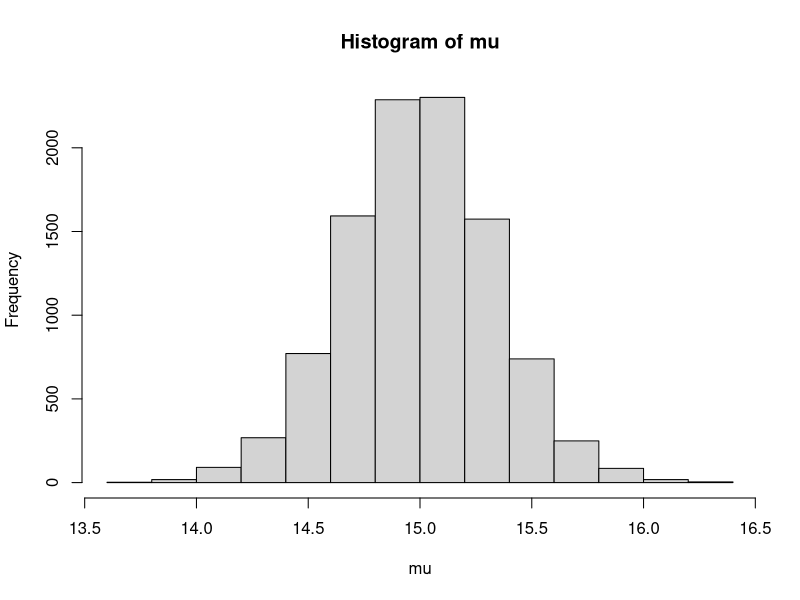
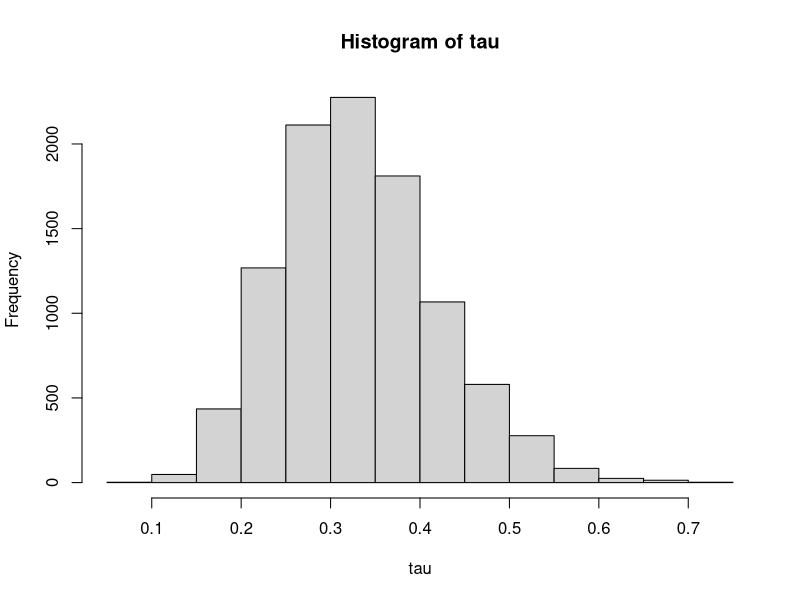

These figures' R source, in order:
## ---- chunk 1
knitr::opts_chunk$set(echo = TRUE)
## ---- chunk 2
# summary statistics of sample
n    <- 30
ybar <- 15
s2   <- 3

# sample from the joint posterior (mu, tau | data)
mu     <- rep(NA, 11000)
tau    <- rep(NA, 11000)
T      <- 1000    # burnin
## ---- chunk 3
tau[1] <- 1  # initialisation
for(i in 2:11000) {   
    mu[i]  <- rnorm(n = 1, mean = ybar, sd = sqrt(1 / (n * tau[i - 1])))    
    tau[i] <- rgamma(n = 1, shape = n / 2, scale = 2 / ((n - 1) * s2 + n * (mu[i] - ybar)^2))
}
mu  <- mu[-(1:T)]   # remove burnin
tau <- tau[-(1:T)] # remove burnin
## ---- chunk 4
hist(mu)
hist(tau)
